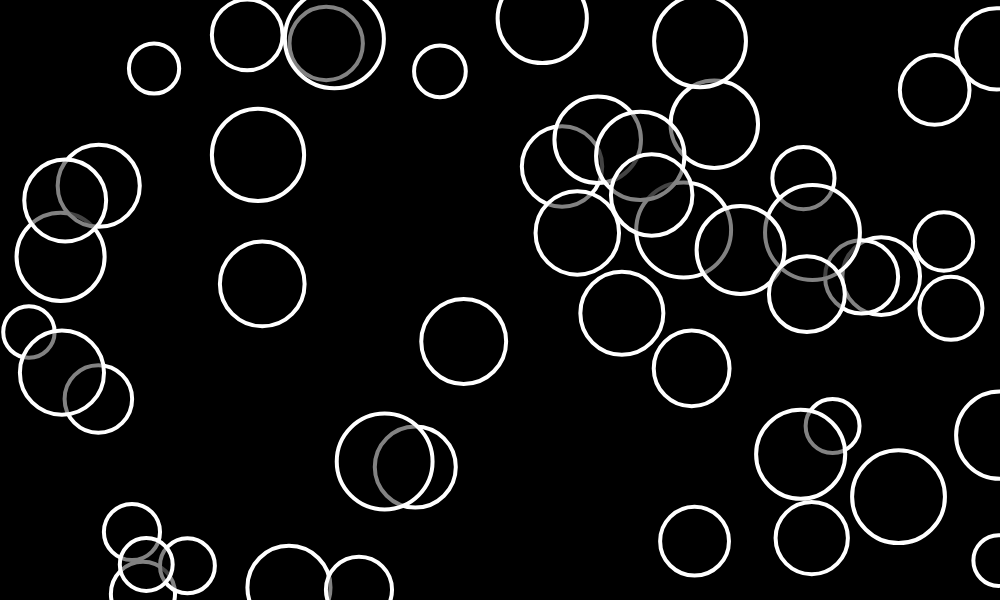
Frame 1 (no input)
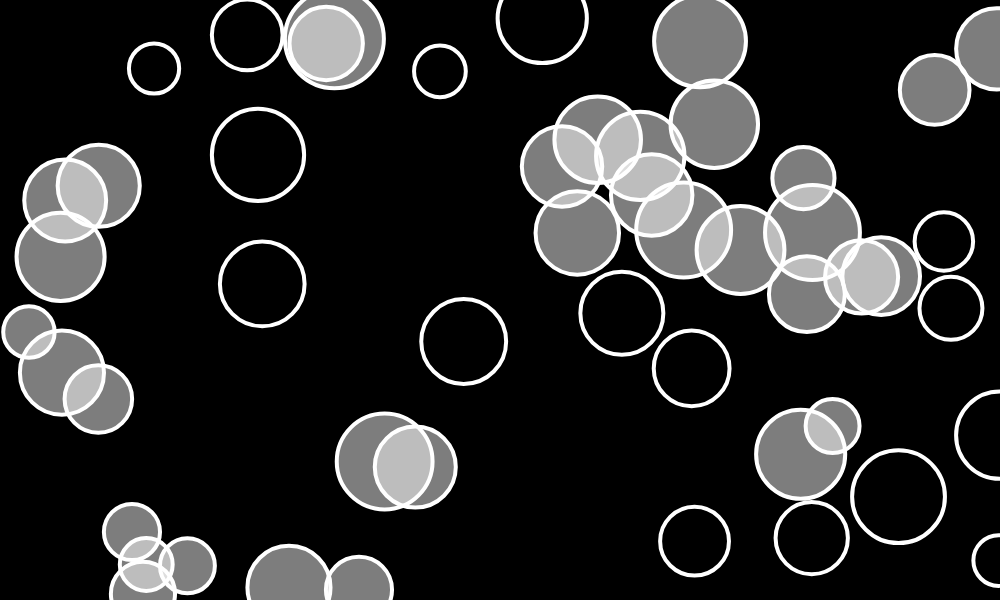
Frame 60 (no input)
Frame 120 (the mouse pressed at the canvas centre since frame 60): identical to frame 60, image omitted

The p5.js sketch that drew these frames (run headless with seeded random() and noise() and a simulated clock; from frame 60 on, the mouse is pressed at the canvas centre):

// p5.js sketch
// ── sketch.js
let bubbles = [];

function setup() {
  createCanvas(1000, 600);

  for (let i = 0; i < 50; i++) {
    let x = random(0, width);
    let y = random(0, height);
    let r = random(25, 50);
    let speed = random (2, 12);

    bubbles[i] = new Bubble(x, y, r, speed);
  }
}

function draw() {
  background(0);

  for (let i = 0; i < bubbles.length; i++) {

    let overlapping = false;

    bubbles[i].move();
    bubbles[i].show();

    for (var j = 0; j < bubbles.length; j++) {
      if (i != j && bubbles[i].intersects(bubbles[j])) {
        overlapping = true;
      }
    }

    if (overlapping) {
      bubbles[i].changeColor(255);

    }else{
      bubbles[i].changeColor(0);

    }

  }

  // console.log(bubbles.length);

}

// ── ball.js
class Bubble {
  constructor(x, y, r = 50, speed = 0) {
    this.x = x;
    this.y = y;
    this.r = r;
    this.speed = speed;
    this.brightness = 0;
    this.maxSpeed = 5;
  }

  intersects(other) {
    let d = dist(this.x, this.y, other.x, other.y);
    return (d < this.r + other.r);

  }

  changeColor(bright) {
    this.brightness = bright;
  }

  contains(px, py) {
    let d = dist(px, py, this.x, this.y);
    if (d < this.r) {
      return true;
    } else {
      return false;
    }
  }

  move() {

    if (this.speed > 0) {
      if (keyIsDown(LEFT_ARROW)) {
        this.x -= this.speed;
      }
      if (keyIsDown(RIGHT_ARROW)) {
        this.x += this.speed;
      }

      if (keyIsDown(UP_ARROW)) {
        this.y -= this.speed;
      }
      if (keyIsDown(DOWN_ARROW)) {
        this.y += this.speed;
      }
    }else{
      // this.speed = (width / 2) - mouseX;
      // if (this.speed > this.maxSpeed) {
      //   this.speed = this.maxSpeed;
      // }
      // if (this.speed < -this.maxSpeed) {
      //   this.speed = -this.maxSpeed;
      // }
      // this.x += this.speed;
      //
    }
  }

  show() {
    stroke(255);
    strokeWeight(4);
    fill(this.brightness, 125);
    ellipse(this.x, this.y, this.r * 2);
  }
}
